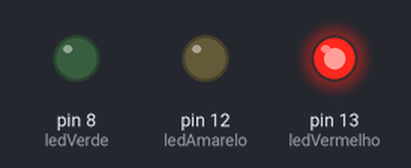
Simulated run of this sketch. Board: Arduino Uno, built with avr-gcc and run on an emulated ATmega328P. Parts: output pins drawn as LEDs (lit = HIGH).

Above: at 0.5 s.
At 2.5 s:
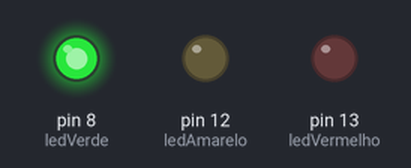
At 3.5 s:
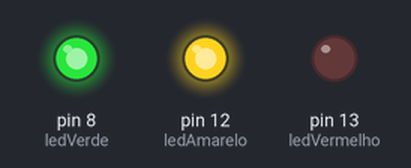
At 4.5 s:
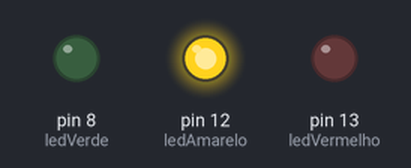
At 5.5 s:
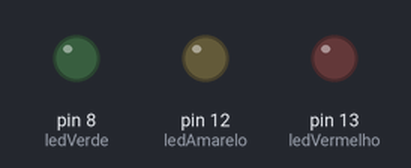
Timing chart, 0 to 7.8 s (numbered marks = the images above):
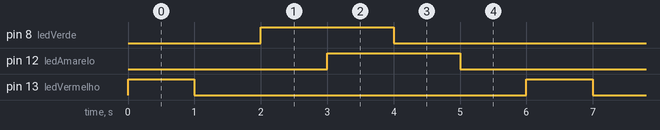

The sketch:

Aula1.ino
```cpp
// C++ code
//

int ledVermelho = 13;
int ledAmarelo = 12;
int ledVerde = 8;

void setup()
{
  pinMode(ledVermelho, OUTPUT);
  pinMode(ledAmarelo, OUTPUT);
  pinMode(ledVerde, OUTPUT);


}

void loop()
{
  digitalWrite(ledVermelho, HIGH);
  delay(1000);
  digitalWrite(ledVermelho, LOW);
  delay(1000);
  digitalWrite(ledVerde, HIGH);
  delay(1000);
  digitalWrite(ledAmarelo, HIGH);
  delay(1000);
  digitalWrite(ledVerde, LOW);
  delay(1000);
  digitalWrite(ledAmarelo, LOW);
  delay(1000);

}
```

Measured:
- by itself, pin 8 (ledVerde), pin 12 (ledAmarelo): alternates HIGH for 2.0 s and LOW for 4.0 s
- by itself, pin 13 (ledVermelho): alternates HIGH for 1.0 s and LOW for 5.0 s
- by itself, everything shown: repeats every 6.0 s, in 6 steps
